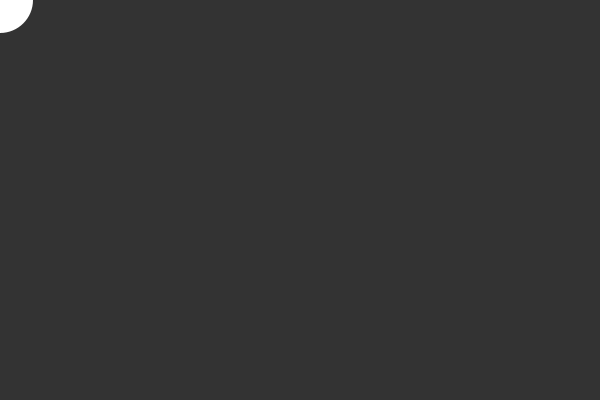
Frame 1 (no input)
Frame 60 (the mouse pressed at the canvas centre just before this capture): identical to frame 1, image omitted
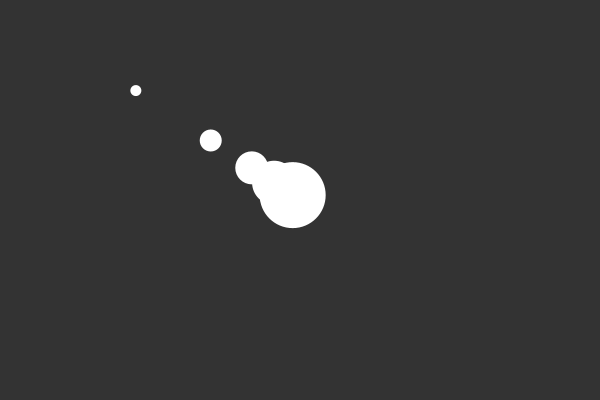
Frame 120 (the mouse held since frame 60 and released just before this capture)

The Processing sketch that drew these frames (run headless with seeded random() and noise(); from frame 60 on, the mouse is pressed at the canvas centre):

// Processing sketch: processing_63483
// ── processing_63483.pde

/**
 * Easing. 
 * 
 * Move the mouse across the screen and the symbol will follow.  
 * Between drawing each frame of the animation, the program
 * calculates the difference between the position of the 
 * symbol and the cursor. If the distance is larger than
 * 1 pixel, the symbol moves part of the distance (0.05) from its
 * current position toward the cursor. 
 */
 
float x1;
float y1;
float x2;
float y2;
float x3;
float y3;
float x4;
float y4;
float x5;
float y5;
float x6;
float y6;
float targetX1, targetY1;
float targetX2, targetY2;
float targetX3, targetY3;
float targetX4, targetY4;
float targetX5, targetY5;
float targetX6, targetY6;
float easing = 0.05;

void setup() 
{
  size(600, 400); 
  smooth();
  noStroke();  
}

void draw() 
{ 
  background( 51 );
  
  targetX1 = mouseX;
  float dx1 = targetX1 - x1;
  if(abs(dx1) > 1) {
    x1 += dx1 * easing * 0.2;
  }
  
  targetY1 = mouseY;
  float dy1 = targetY1 - y1;
  if(abs(dy1) > 1) {
    y1 += dy1 * easing * 0.2;
  }
  
  ellipse(x1, y1, 11, 11);
  
  targetX2 = mouseX;
  float dx2 = targetX2 - x2;
  if(abs(dx2) > 1) {
    x2 += dx2 * easing * 0.4;
  }
  
  targetY2 = mouseY;
  float dy2 = targetY2 - y2;
  if(abs(dy2) > 1) {
    y2 += dy2 * easing * 0.4;
  }
  
  ellipse(x2, y2, 22, 22);
 
   
  targetX3 = mouseX;
  float dx3 = targetX3 - x3;
  if(abs(dx3) > 1) {
    x3 += dx3 * easing * 0.6;
  }
  
  targetY3 = mouseY;
  float dy3 = targetY3 - y3;
  if(abs(dy3) > 1) {
    y3 += dy3 * easing * 0.6;
  }
  
  ellipse(x3, y3, 33, 33);
  
    
  targetX4 = mouseX;
  float dx4 = targetX4 - x4;
  if(abs(dx4) > 1) {
    x4 += dx4 * easing * 0.8;
  }
  
  targetY4 = mouseY;
  float dy4 = targetY4 - y4;
  if(abs(dy4) > 1) {
    y4 += dy4 * easing * 0.8;
  }
  
  ellipse(x4, y4, 44, 44);
  
    
  targetX5 = mouseX;
  float dx5 = targetX5 - x5;
  if(abs(dx5) > 1) {
    x5 += dx5 * easing * 1.0;
  }
  
  targetY5 = mouseY;
  float dy5 = targetY5 - y5;
  if(abs(dy5) > 1) {
    y5 += dy5 * easing * 1.0;
  }
  
  ellipse(x5, y5, 55, 55);
  
    
  targetX6 = mouseX;
  float dx6 = targetX6 - x6;
  if(abs(dx6) > 1) {
    x6 += dx6 * easing * 1.2;
  }
  
  targetY6 = mouseY;
  float dy6 = targetY6 - y6;
  if(abs(dy6) > 1) {
    y6 += dy6 * easing * 1.2;
  }
  
  ellipse(x6, y6, 66, 66);
  
  
}
